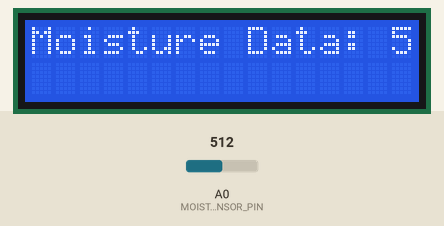
Simulated run of this sketch. Board: Arduino Uno, built with avr-gcc and run on an emulated ATmega328P. Parts: 16×2 character LCD. The inputs (shaded band) are chosen by the test bench; at power-on: A0 (MOIST_SENSOR_PIN) = 512.

Above: at 1.2 s.
1.3 s: A0 (MOIST_SENSOR_PIN) set to 107
At 2.3 s:
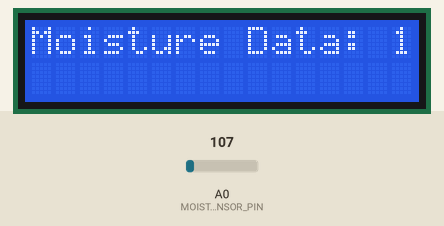
3.1 s: A0 (MOIST_SENSOR_PIN) set to 92
At 4.3 s:
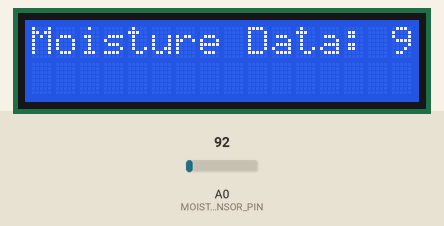
4.6 s: A0 (MOIST_SENSOR_PIN) set to 10
At 5.1 s:
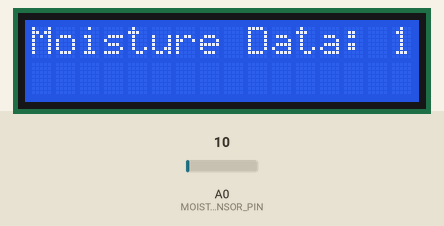
6.2 s: A0 (MOIST_SENSOR_PIN) set to 7
At 7.0 s:
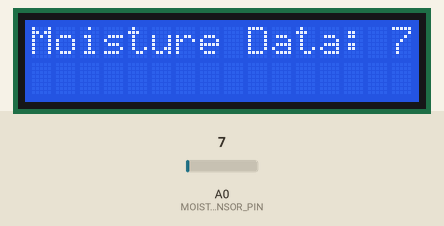
7.8 s: A0 (MOIST_SENSOR_PIN) set to 122
At 9.0 s:
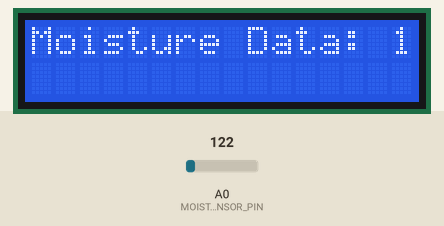
9.3 s: A0 (MOIST_SENSOR_PIN) set to 0
At 9.8 s:
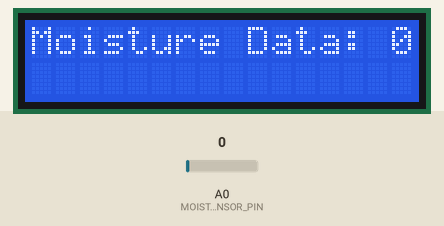
Timing chart, 0 to 11.9 s (numbered marks = the images above; inputs shaded):
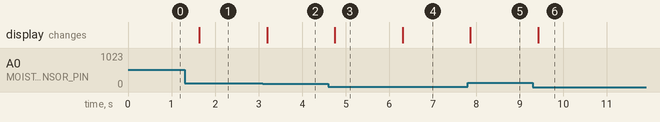

Measured:
- the behaviour switches between 100 and 99 on A0 (MOIST_SENSOR_PIN) (found by bisection; images 1 and 2)
- the behaviour switches between 9 and 8 on A0 (MOIST_SENSOR_PIN) (found by bisection; images 3 and 4)
- after the input at 1.3 s, the display: changes after 0.34 s (image 1)
- after the input at 3.1 s, the display: changes after 0.10 s (image 2)
- after the input at 4.6 s, the display: changes after 0.15 s (image 3)
- after the input at 6.2 s, the display: changes after 0.11 s (image 4)
- after the input at 7.8 s, the display: changes after 0.06 s (image 5)
- after the input at 9.3 s, the display: changes after 0.12 s (image 6)

The sketch:

soil_moist_module.ino
```cpp
#include "LiquidCrystal_I2C.h"

#define MOIST_SENSOR_PIN A0

LiquidCrystal_I2C lcd(0x3F,2,1,0,4,5,6,7, 3, POSITIVE);

void setup()
{
Serial.begin(9600);
lcd.begin(16,2);
lcd.backlight();
}

void loop()
{
int data = analogRead(MOIST_SENSOR_PIN);
lcd.setCursor(0,0);
lcd.print("Moisture Data: ");
lcd.println(data);

delay(500);
}
```
